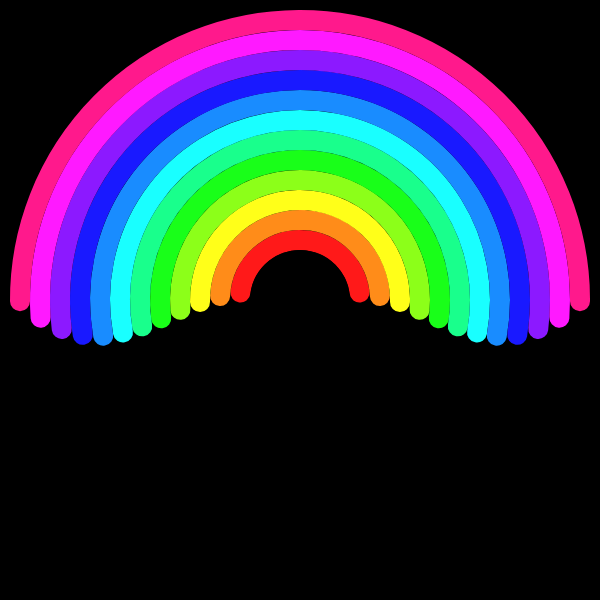
Frame 1 (no input)
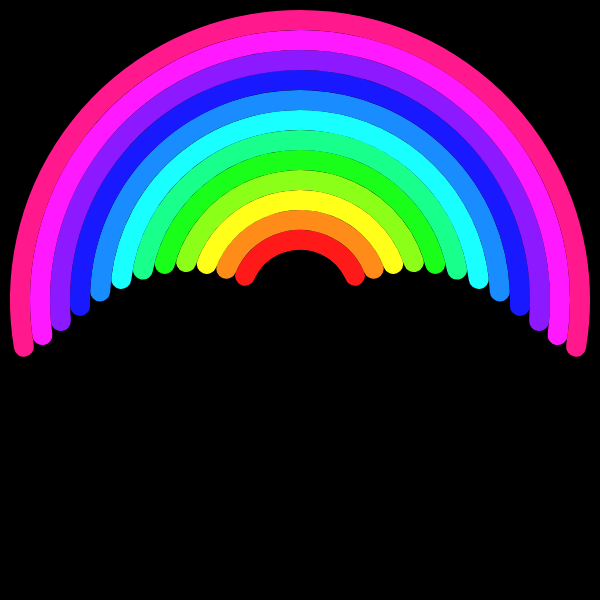
Frame 60 (no input)
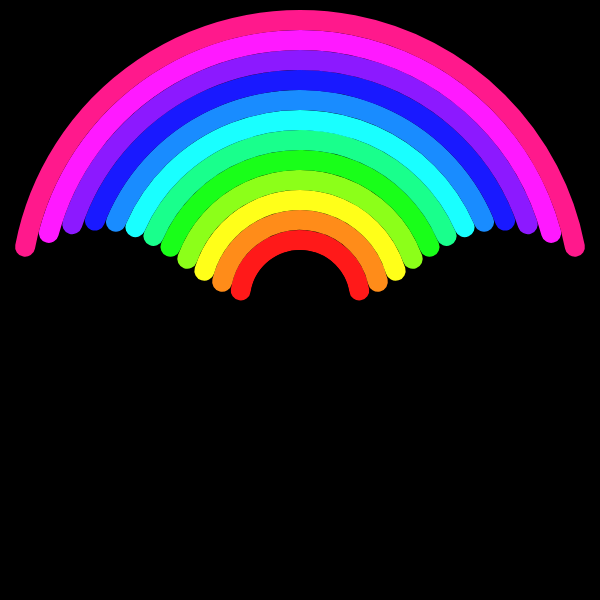
Frame 120 (the mouse pressed at the canvas centre since frame 60)

The p5.js sketch that drew these frames (run headless with seeded random() and noise() and a simulated clock; from frame 60 on, the mouse is pressed at the canvas centre):

// p5.js sketch
// ── sketch.js
let angleSlider;

function setup() {
  createCanvas(600, 600);
  angleMode(RADIANS);
  colorMode(HSB, 360, 100, 100);
  noStroke();

  createP("Adjust Arc Angle:");
  angleSlider = createSlider(0, PI / 2, PI / 8, 0.01); 
}

function draw() {
  background(0);
  translate(width / 2, height / 2);

  let t = millis() * 0.001;
  let arcOffset = angleSlider.value();

  for (let i = 0; i < 12; i++) {
    let radius = 60 + i * 20;
    let arcWidth = 20;

    let swing = sin(t * 1.5 - i * 0.25) * 0.3;

    let startAngle = PI + arcOffset * 0.3 + swing;
    let endAngle = TWO_PI - arcOffset * 0.3 - swing;

    let hueValue = (i * 30) % 360;

    stroke(hueValue, 90, 100);
    strokeWeight(arcWidth);
    strokeCap(ROUND);
    noFill();
    arc(0, 0, radius * 2, radius * 2, startAngle, endAngle);
  }

  noStroke();
  fill(0);
  circle(0, 0, 100);
}
